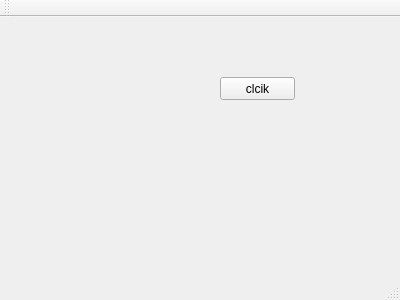
<?xml version="1.0" encoding="UTF-8"?>
<ui version="4.0">
 <class>MainWindow</class>
 <widget class="QMainWindow" name="MainWindow">
  <property name="geometry">
   <rect>
    <x>0</x>
    <y>0</y>
    <width>400</width>
    <height>300</height>
   </rect>
  </property>
  <property name="windowTitle">
   <string>MainWindow</string>
  </property>
  <widget class="QWidget" name="centralWidget">
   <widget class="QPushButton" name="pushButton">
    <property name="geometry">
     <rect>
      <x>220</x>
      <y>60</y>
      <width>75</width>
      <height>23</height>
     </rect>
    </property>
    <property name="text">
     <string>clcik</string>
    </property>
   </widget>
  </widget>
  <widget class="QMenuBar" name="menuBar">
   <property name="geometry">
    <rect>
     <x>0</x>
     <y>0</y>
     <width>400</width>
     <height>23</height>
    </rect>
   </property>
  </widget>
  <widget class="QToolBar" name="mainToolBar">
   <attribute name="toolBarArea">
    <enum>TopToolBarArea</enum>
   </attribute>
   <attribute name="toolBarBreak">
    <bool>false</bool>
   </attribute>
  </widget>
  <widget class="QStatusBar" name="statusBar"/>
 </widget>
 <layoutdefault spacing="6" margin="11"/>
 <resources/>
 <connections/>
</ui>
